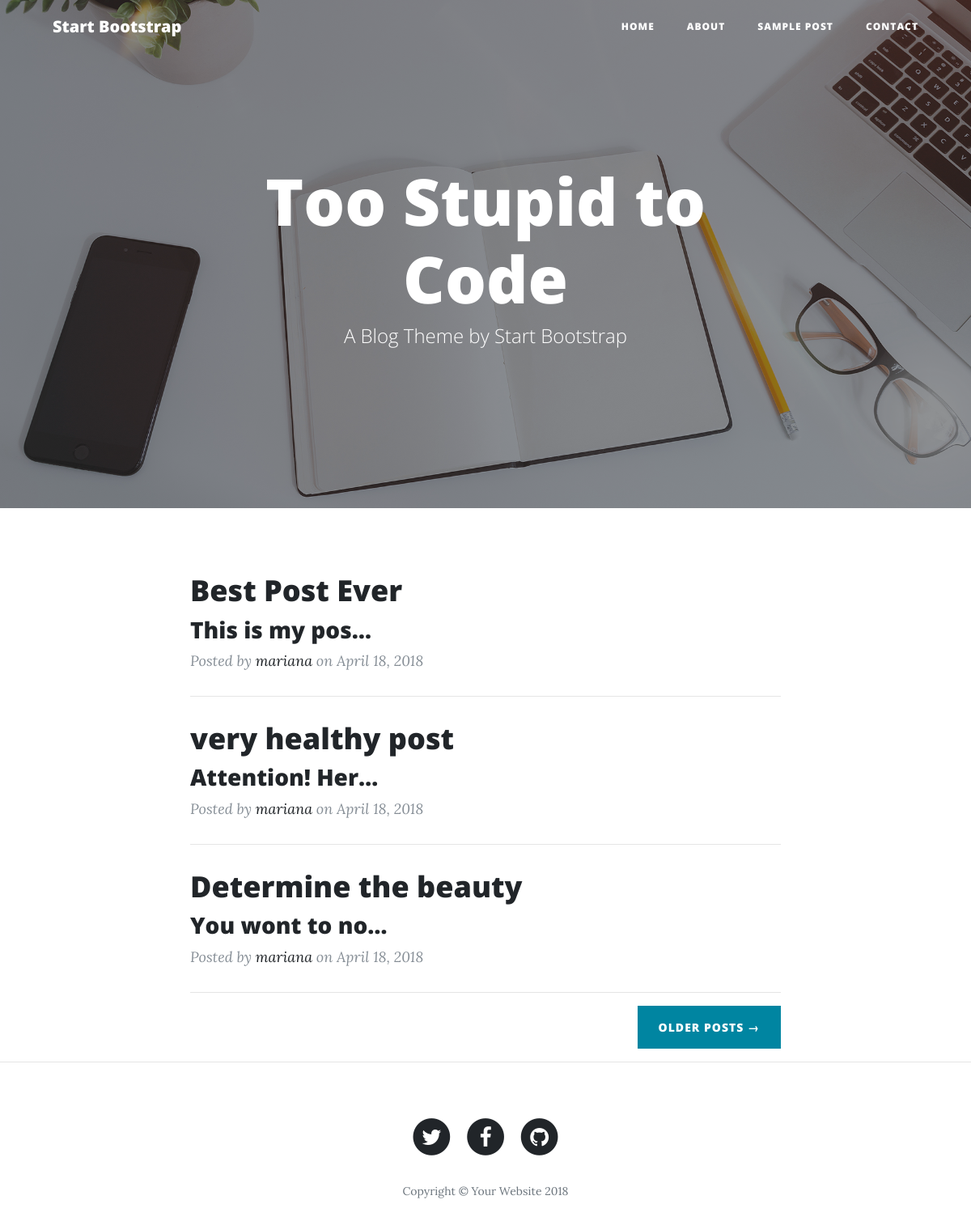
Before: / with the older database file.
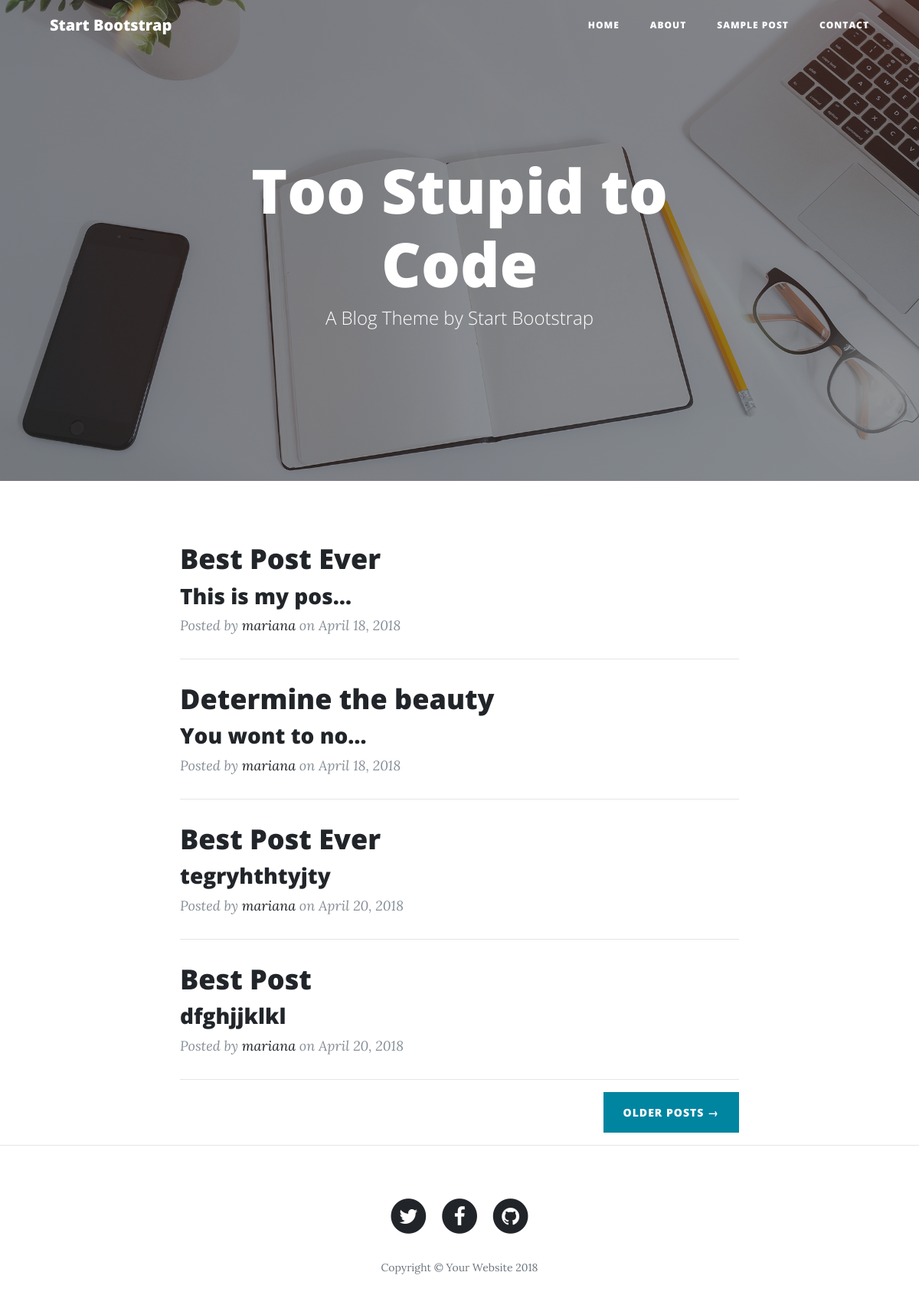
After: the same page with the newer database file.
### diagnose/models.py (models this page shows, shortened)
class Post(models.Model):
	user=models.ForeignKey(settings.AUTH_USER_MODEL,default=1,on_delete=models.CASCADE)
	title=models.CharField(max_length=120)
	slug=models.SlugField(max_length=120,unique=True)
	image=models.ImageField(upload_to='record')
	content=models.TextField()
	active=models.BooleanField(default=False)
	updated=models.DateField(auto_now=True,auto_now_add=False)
	published=models.DateField(auto_now=False,auto_now_add=True)
	def get_absolute_url(self):
		return reverse('post_detail_url',kwargs={'pk':self.pk})

### diagnose/views.py (the view)
# urls.py: path('',PostListView.as_view(),name='list_posts'),
class PostListView(ListView):
	model=Post

### diagnose/templates/diagnose/post_list.html (shortened to what this page needs)
{% load staticfiles %}
<!DOCTYPE html>
<html lang="en">
  <head>
    <link href="{% static 'diagnose/vendor/bootstrap/css/bootstrap.min.css'%}"  rel="stylesheet">
    <link href="{% static 'diagnose/vendor/font-awesome/css/font-awesome.min.css'%}" rel="stylesheet" type="text/css">
    <link href="{% static 'diagnose/css/clean-blog.min.css'%}" rel="stylesheet">
  </head>
  <body>
    <nav class="navbar navbar-expand-lg navbar-light fixed-top" id="mainNav">
      <div class="container">
        <a class="navbar-brand" href="index.html">Start Bootstrap</a>
        <div class="collapse navbar-collapse" id="navbarResponsive">
          <ul class="navbar-nav ml-auto">
            <li class="nav-item">
              <a class="nav-link" href="index.html">Home</a>
            </li>
            <li class="nav-item">
              <a class="nav-link" href="about.html">About</a>
            </li>
            <li class="nav-item">
              <a class="nav-link" href="post.html">Sample Post</a>
            </li>
            <li class="nav-item">
              <a class="nav-link" href="contact.html">Contact</a>
            </li>
          </ul>
        </div>
      </div>
    </nav>
    <header class="masthead" style="background-image: url('{% static 'diagnose/img/home-bg.jpg'%}')">
      <div class="overlay"></div>
      <div class="container">
        <div class="row">
          <div class="col-lg-8 col-md-10 mx-auto">
            <div class="site-heading">
              <h1>Too Stupid to Code</h1>
              <span class="subheading">A Blog Theme by Start Bootstrap</span>
            </div>
          </div>
        </div>
      </div>
    </header>
    <div class="container">
      <div class="row">
        <div class="col-lg-8 col-md-10 mx-auto">
        	 {% for post in object_list %}
          <div class="post-preview">
            <a href="{{post.get_absolute_url}}">
              <h2 class="post-title">
              	{{post.title}}
              </h2>
              <h3 class="post-Psubtitle">
                {{post.content|truncatechars:15}}
              </h3>
            </a>
            <p class="post-meta">Posted by
              <a href="#">{{post.user}}</a>
              on {{post.published}}</p>
          </div>
          <hr>
          {%endfor%}
          <div class="clearfix">
            <a class="btn btn-primary float-right" href="#">Older Posts &rarr;</a>
          </div>
        </div>
      </div>
    </div>
    <hr>
    <footer>
      <div class="container">
        <div class="row">
          <div class="col-lg-8 col-md-10 mx-auto">
            <ul class="list-inline text-center">
              <li class="list-inline-item">
                <a href="#">
                  <span class="fa-stack fa-lg">
                    <i class="fa fa-circle fa-stack-2x"></i>
                    <i class="fa fa-twitter fa-stack-1x fa-inverse"></i>
                  </span>
                </a>
              </li>
              <li class="list-inline-item">
                <a href="#">
                  <span class="fa-stack fa-lg">
                    <i class="fa fa-circle fa-stack-2x"></i>
                    <i class="fa fa-facebook fa-stack-1x fa-inverse"></i>
                  </span>
                </a>
              </li>
              <li class="list-inline-item">
                <a href="#">
                  <span class="fa-stack fa-lg">
                    <i class="fa fa-circle fa-stack-2x"></i>
                    <i class="fa fa-github fa-stack-1x fa-inverse"></i>
                  </span>
                </a>
              </li>
            </ul>
            <p class="copyright text-muted">Copyright &copy; Your Website 2018</p>
          </div>
        </div>
      </div>
    </footer>
  </body>
</html>

Changed rows visible on the page:
removed Post: title "very healthy post", content "Attention! Her…", user "mariana", published "April 18, 2018"
added Post: title "Best Post Ever", content "tegryhthtyjty", user "mariana", published "April 20, 2018"
added Post: title "Best Post", content "dfghjjklkl", user "mariana", published "April 20, 2018"
